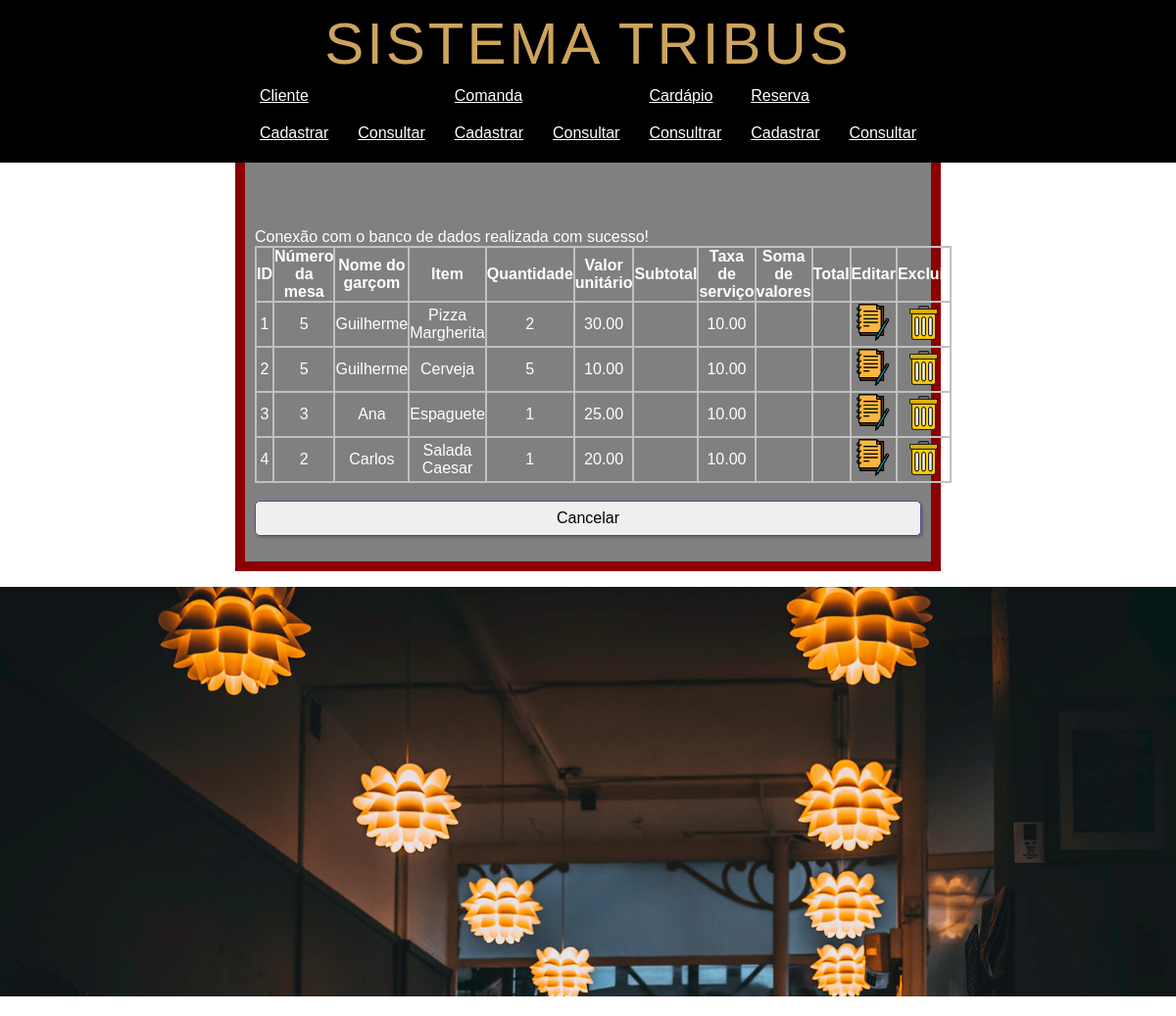
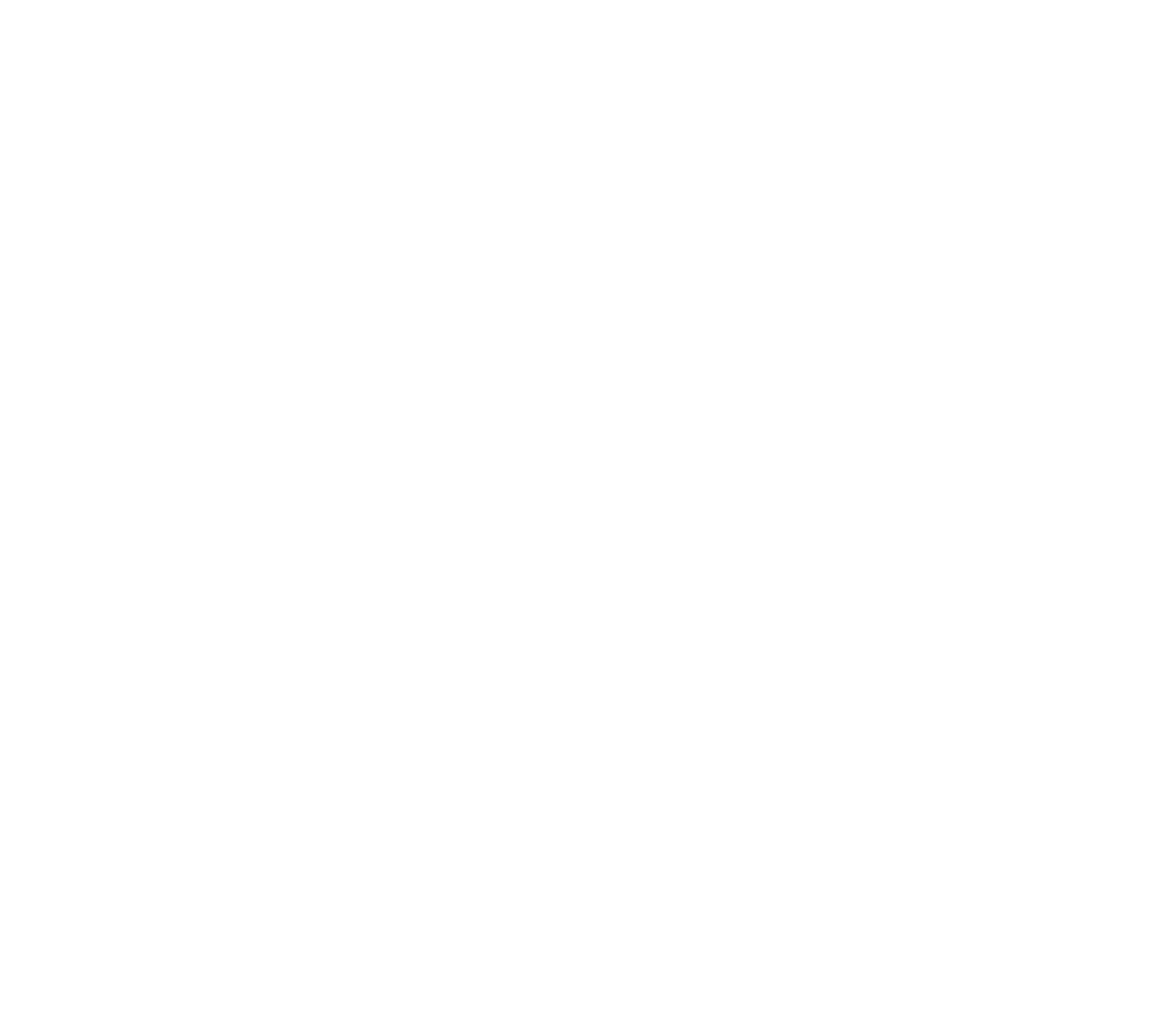
Page /Comanda/ConsultarComanda.php on the committed database (2 pictures, top to bottom).
### tables this page shows
CREATE TABLE tb_comanda (
    id_comanda INT AUTO_INCREMENT PRIMARY KEY,
    id_cliente INT,
    num_mesa INT NOT NULL,
    nome_garcom VARCHAR(50),
    item_produto VARCHAR(100),
    qtde_produto INT,
    valor_unit DECIMAL(10, 2),
    subtotal DECIMAL(10, 2),
    tx_servico DECIMAL(5, 2),
    soma_valores DECIMAL(10, 2),
    total DECIMAL(10, 2),
    FOREIGN KEY (id_cliente) REFERENCES tb_cliente(id_cliente)
);

### Comanda/ConsultarComanda.php (the view, shortened to what this page needs)
<!DOCTYPE html>
<html>
      <head>
        <link rel="stylesheet"  href="../css/StyleGerallllllll.css" media="screen">
    </head>
    <body>
<header id="header" class="fixed-top d-flex align-items-cente">
            <div class="container-fluid container-xl d-flex align-items-center justify-content-lg-between">
                <h1 class="logo me-auto me-lg-0"><a href="../index.php">SISTEMA TRIBUS</a></h1>
                <nav id="navbar" class="navbar order-last order-lg-0">
                    <ul>
                        <li <a class="dropdown"><a href="#"><span>Cliente</span> <i class="bi bi-chevron-down"></i></a>
                                <ul>
                                    <li><a href="../Clientes/FormClientes.php">Cadastrar</a></li>
                                    <li><a href="../Clientes/ConsultarClientes.php">Consultar</a></li>
                                </ul>
                        </li>
                        <li <a class="dropdown"><a href="#"><span>Comanda</span> <i class="bi bi-chevron-down"></i></a>
                                <ul>
                                    <li><a href="FormComanda.php">Cadastrar</a></li>
                                    <li><a href="ConsultarComanda.php">Consultar</a></li>
                                </ul>
                        </li>
                            <li <a class="dropdown"><a href="#"><span>Cardápio</span> <i class="bi bi-chevron-down"></i></a>
                                <ul>
                                   <li><a href="../Cardapio/FormCardapio.php">Consultrar</a></li>
                                </ul>
                        </li>
                        <li <a class="dropdown"><a href="#"><span>Reserva</span> <i class="bi bi-chevron-down"></i></a>
                                <ul>
                                    <li><a href="../Reserva/FormReserva.php">Cadastrar</a></li>
                                    <li><a href="../Reserva/ConsultarReserva.php">Consultar</a></li>
                                </ul>
                        </li>
                    </ul>
                </nav>
        </header>
        <div class="consulta">
            <div class="consultarserv">
                <h1>Consultar Comanda</h1>
            </div>
            <table
                width="100%"
                border="1"
                bordercolor="silver"
                cellspacing="0"
                cellpadding="5"
                >
                <tr>
                    <td align="center"> <strong>ID</strong></td>
                    <td align="center"> <strong>Número da mesa</strong></td>
                    <td align="center"> <strong>Nome do garçom</strong></td>
                    <td align="center"> <strong>Item</strong></td>
                    <td align="center"> <strong>Quantidade</strong></td>
                    <td align="center"> <strong>Valor unitário</strong></td>
                    <td align="center"> <strong>Subtotal</strong></td>
                    <td align="center"> <strong>Taxa de serviço</strong></td>
                    <td align="center"> <strong>Soma de valores</strong></td>
                    <td align="center"> <strong>Total</strong></td>
                    <td width="10"> <strong>Editar</strong></td>
                    <td width="10"> <strong>Excluir</strong></td>
                </tr>
                <?php
                include("../ConectarBd.php");
                $selecionar = mysqli_query($conn, "SELECT * FROM tb_comanda");
                while ($campo = mysqli_fetch_array($selecionar)) {
                    ?>
                    <tr>
                        <td align="center"><?= $campo["id_comanda"] ?></td>
                        <td align="center"><?= $campo["num_mesa"] ?></td>
                        <td align="center"><?= $campo["nome_garcom"] ?></td>
                        <td align="center"><?= $campo["item_produto"] ?></td>
                        <td align="center"><?= $campo["qtde_produto"] ?></td>
                        <td align="center"><?= $campo["valor_unit"] ?></td>
                        <td align="center"><?= $campo["subtotal"] ?></td>
                        <td align="center"><?= $campo["tx_servico"] ?></td>
                        <td align="center"><?= $campo["soma_valores"] ?></td>
                        <td align="center"><?= $campo["total"] ?></td>
                        <td align="center"><a href="FormEditarComanda.php?editarid=<?php echo $campo ['id_comanda']; ?>"><img src="../img/caderno10.png" width="40" height="40" /></a></td>
                        <td align="center"><i><a href="ExcluirComanda.php?p=excluir&comanda=<?php echo $campo['id_comanda']; ?>"><img src="../img/lixeira12.png" width="37" height="37" /></i></a></td>
                    </tr>
                <?php } ?>
            </table><br>
            <a href="../index.php"><input type="button" class="botao" value="Cancelar"/></a>
        </div>
        <div class="foto">
          <img src="../img/Foto 2 Grande.png">
          <img src="../img/Sobre 3 1366x769.png">
        </div>
    </body>
</html>

### css/StyleGerallllllll.css (style rules this page uses)
* { margin: 0; padding: 0; box-sizing: border-box; }
body { font-family: sans-serif; color: white; margin: 0; background: url("../img/Foto 2.jpg") no-repeat center center fixed; background-size: cover; }
h1 { text-align: center; margin: 20px 0; }
h1 a { color: #cda45e; text-decoration: none; font-size: 2em; }
input, select, textarea, button { font-family: sans-serif; font-size: 1em; color: black; border-radius: 5px; padding: 0.5em; width: 100%; margin-bottom: 1em; border: 1px solid #59429d; box-shadow: 2px 2px 2px rgba(0,0,0,0.2); }
.geralservicos, .formulario, .formularios, .consulta, .formcadfuncionario, .consultarcomanda { border: 10px solid darkred; padding: 10px; background-color: gray; margin: 1em auto; max-width: 100%; width: 90%; }
.menu, .cabecalho, .main, .fotos, .logo { margin: 0 auto; }
.foto { width: 100%; height: auto; overflow: hidden; }
.foto img { width: 100%; height: auto; display: block; object-fit: cover; }
.consultarserv { margin: 80px auto; color: #fff; }
#header { background: black; border-bottom: 1px solid rgba(12, 11, 9, 0.6); width: 100%; z-index: 997; padding: 10px 0; position: fixed; top: 0; transition: all 0.5s; }
#header .logo { font-size: 30px; font-weight: 200; letter-spacing: 3px; color: #cda45e; margin: 0; }
#header .logo a { color: #cda45e; text-decoration: none; }
.navbar { padding: 0; display: flex; justify-content: center; }
.navbar ul { margin: 0; padding: 0; display: flex; list-style: none; }
.navbar a { display: flex; align-items: center; padding: 10px 15px; color: #fff; transition: 0.3s; font-size: 1em; }
@media (min-width: 1025px) { .geralservicos, .formulario, .formularios, .consulta, .formcadfuncionario, .consultarcomanda { width: 60%; } }

### rows in the picture
tb_comanda: id_comanda "1", num_mesa "5", nome_garcom "Guilherme", item_produto "Pizza Margherita", qtde_produto "2", valor_unit "30.00", tx_servico "10.00"
tb_comanda: id_comanda "2", num_mesa "5", nome_garcom "Guilherme", item_produto "Cerveja", qtde_produto "5", valor_unit "10.00", tx_servico "10.00"
tb_comanda: id_comanda "3", num_mesa "3", nome_garcom "Ana", item_produto "Espaguete", qtde_produto "1", valor_unit "25.00", tx_servico "10.00"
tb_comanda: id_comanda "4", num_mesa "2", nome_garcom "Carlos", item_produto "Salada Caesar", qtde_produto "1", valor_unit "20.00", tx_servico "10.00"
